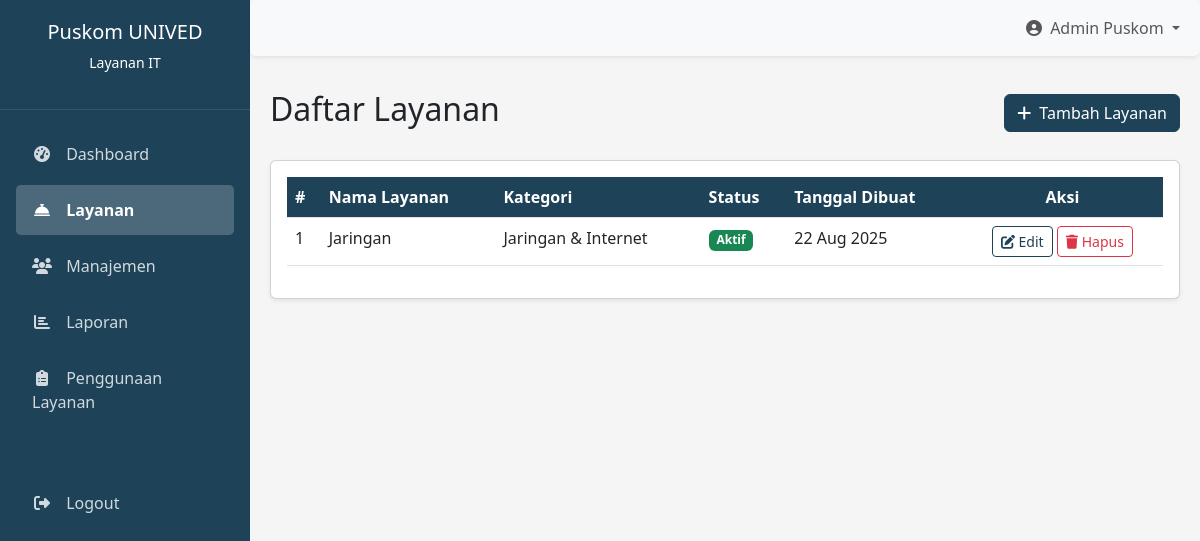
The page /admin/layanan.php on the database its author committed.
### tables this page shows
CREATE TABLE `services` (
  `id` int(11) NOT NULL,
  `name` varchar(100) NOT NULL,
  `category` enum('Jaringan & Internet','Software','Hardware','Akun','Data','Lainnya') NOT NULL,
  `description` text,
  `responsible_person` varchar(100) DEFAULT NULL,
  `status` enum('Aktif','Non-Aktif','Maintenance') DEFAULT 'Aktif',
  `completion_estimate` varchar(50) DEFAULT NULL,
  `cost` decimal(10,2) DEFAULT NULL,
  `requires_approval` tinyint(1) DEFAULT '0',
  `created_at` timestamp NOT NULL DEFAULT CURRENT_TIMESTAMP,
  `updated_at` timestamp NOT NULL DEFAULT CURRENT_TIMESTAMP ON UPDATE CURRENT_TIMESTAMP
);

### admin/layanan.php (the view, shortened to what this page needs)
<?php
require_once 'koneksi.php';
try {
    $stmt = $pdo->query("SELECT * FROM services ORDER BY created_at DESC");
    $services = $stmt->fetchAll();
} catch (PDOException $e) {
    $services = array();
    $error_message = "Terjadi kesalahan saat mengambil data: " . $e->getMessage();
}
?>
<!DOCTYPE html>
<html lang="id">
<head>
    <link href="https://cdn.jsdelivr.net/npm/bootstrap@5.3.0/dist/css/bootstrap.min.css" rel="stylesheet">
    <link rel="stylesheet" href="https://cdnjs.cloudflare.com/ajax/libs/font-awesome/6.4.0/css/all.min.css">
</head>
<body>
    <div class="sidebar" id="sidebarCollapse">
        <div class="logo-container text-center">
            <h5>Puskom UNIVED</h5>
            <p class="small">Layanan IT</p>
        </div>
        <nav class="nav flex-column p-3">
             <a href="dashboard.php" class="nav-link">
             <i class="fas fa-tachometer-alt"></i> Dashboard
            </a>
            <a href="layanan.php" class="nav-link active">
                <i class="fas fa-concierge-bell"></i> Layanan
            </a>
            <a href="users.php" class="nav-link">
                <i class="fas fa-users"></i> Manajemen
            </a>
            <a href="laporan.php" class="nav-link">
                <i class="fas fa-chart-bar"></i> Laporan
            </a>
            <a href="penggunaan-layanan.php" class="nav-link">
                <i class="fas fa-clipboard-list"></i> Penggunaan Layanan
            </a>
            <a href="#" class="nav-link mt-5">
                <i class="fas fa-sign-out-alt"></i> Logout
            </a>
        </nav>
    </div>
    <nav class="navbar navbar-expand-lg navbar-light bg-light rounded shadow-sm">
        <div class="container-fluid">
            <div class="collapse navbar-collapse" id="navbarContent">
                <ul class="navbar-nav ms-auto mb-2 mb-lg-0">
                    <li class="nav-item dropdown">
                        <a class="nav-link dropdown-toggle" href="#" id="navbarDropdown" role="button" data-bs-toggle="dropdown">
                            <i class="fas fa-user-circle me-1"></i> Admin Puskom
                        </a>
                    </li>
                </ul>
            </div>
        </div>
    </nav>
    <div class="main-content">
        <div id="layanan">
            <div class="d-flex justify-content-between align-items-center mb-4">
                <h2>Daftar Layanan</h2>
                <a href="tambah-layanan.php" class="btn btn-primary">
                    <i class="fas fa-plus me-1"></i> Tambah Layanan
                </a>
            </div>
            <div class="card shadow-sm">
                <div class="card-body">
                    <div class="table-responsive">
                        <table class="table table-hover">
                            <thead>
                                <tr>
                                    <th>#</th>
                                    <th>Nama Layanan</th>
                                    <th>Kategori</th>
                                    <th>Status</th>
                                    <th>Tanggal Dibuat</th>
                                    <th class="text-center">Aksi</th>
                                </tr>
                            </thead>
                            <tbody>
                                <?php if (count($services) > 0): ?>
                                    <?php $counter = 1; ?>
                                    <?php foreach ($services as $service): ?>
                                    <tr>
                                        <td><?php echo $counter++; ?></td>
                                        <td><?php echo htmlspecialchars($service['name']); ?></td>
                                        <td><?php echo htmlspecialchars($service['category']); ?></td>
                                        <td>
                                            <?php
                                            $badge_class = '';
                                            switch ($service['status']) {
                                                case 'Aktif':
                                                    $badge_class = 'bg-success';
                                                    break;
                                            }
                                            ?>
                                            <span class="badge <?php echo $badge_class; ?>"><?php echo $service['status']; ?></span>
                                        </td>
                                        <td><?php echo date('d M Y', strtotime($service['created_at'])); ?></td>
                                        <td class="text-center action-buttons">
                                            <a href="edit-layanan.php?id=<?php echo $service['id']; ?>" class="btn btn-sm btn-outline-primary">
                                                <i class="fas fa-edit"></i> Edit
                                            </a>
                                            <button class="btn btn-sm btn-outline-danger" data-bs-toggle="modal" data-bs-target="#deleteModal<?php echo $service['id']; ?>">
                                                <i class="fas fa-trash"></i> Hapus
                                            </button>
                                        </td>
                                    </tr>
                                    <?php endforeach; ?>
                                <?php else: ?>
                                    <tr>
                                        <td colspan="6" class="text-center py-4">Tidak ada layanan tersedia</td>
                                    </tr>
                                <?php endif; ?>
                            </tbody>
                        </table>
                    </div>
                </div>
            </div>
        </div>
    </div>
</body>
</html>

### admin/layanan.php (style rules this page uses)
:root { --primary-color: #0d6efd; --secondary-color: #6c757d; --success-color: #198754; --danger-color: #dc3545; --warning-color: #ffc107; --info-color: #0dcaf0; --light-color: #f8f9fa; --dark-color: #212529; --university-color: #1e4359; }
body { font-family: 'Segoe UI', Tahoma, Geneva, Verdana, sans-serif; background-color: #f5f5f5; padding-top: 70px; }
.sidebar { position: fixed; left: 0; top: 0; height: 100vh; width: 250px; background-color: var(--university-color); color: white; transition: all 0.3s; z-index: 1000; overflow-y: auto; }
.sidebar .nav-link { color: rgba(255, 255, 255, 0.8); padding: 0.8rem 1rem; margin: 0.2rem 0; border-radius: 0.3rem; }
.sidebar .nav-link.active { background-color: rgba(255, 255, 255, 0.2); color: white; font-weight: 600; }
.sidebar .nav-link i { margin-right: 10px; width: 20px; text-align: center; }
.navbar { position: fixed; top: 0; right: 0; left: 250px; z-index: 1030; transition: left 0.3s; }
.main-content { margin-left: 250px; padding: 20px; transition: margin-left 0.3s; }
.table th { background-color: var(--university-color); color: white; }
.btn-primary { background-color: var(--university-color); border-color: var(--university-color); }
.btn-outline-primary { color: var(--university-color); border-color: var(--university-color); }
.logo-container { padding: 20px 15px; border-bottom: 1px solid rgba(255, 255, 255, 0.1); }
.action-buttons { white-space: nowrap; }

### rows shown on the page
services: name "Jaringan", category "Jaringan & Internet", status "Aktif", created_at "22 Aug 2025"
